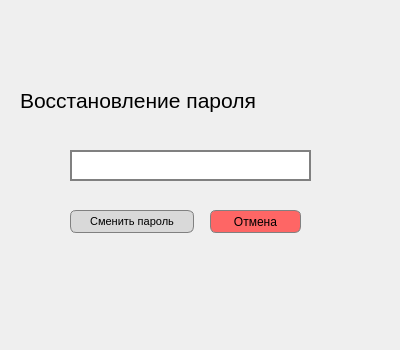
<?xml version="1.0" encoding="UTF-8"?>
<ui version="4.0">
 <class>Dialog</class>
 <widget class="QDialog" name="Dialog">
  <property name="geometry">
   <rect>
    <x>0</x>
    <y>0</y>
    <width>400</width>
    <height>350</height>
   </rect>
  </property>
  <property name="minimumSize">
   <size>
    <width>400</width>
    <height>350</height>
   </size>
  </property>
  <property name="maximumSize">
   <size>
    <width>400</width>
    <height>350</height>
   </size>
  </property>
  <property name="sizeIncrement">
   <size>
    <width>0</width>
    <height>0</height>
   </size>
  </property>
  <property name="baseSize">
   <size>
    <width>400</width>
    <height>350</height>
   </size>
  </property>
  <property name="windowTitle">
   <string>Dialog</string>
  </property>
  <widget class="QLineEdit" name="emailField">
   <property name="geometry">
    <rect>
     <x>70</x>
     <y>150</y>
     <width>241</width>
     <height>31</height>
    </rect>
   </property>
   <property name="styleSheet">
    <string notr="true">border: 2px solid  gray;
font-size:11pt;
 </string>
   </property>
  </widget>
  <widget class="QPushButton" name="sendButton">
   <property name="geometry">
    <rect>
     <x>70</x>
     <y>210</y>
     <width>124</width>
     <height>23</height>
    </rect>
   </property>
   <property name="styleSheet">
    <string notr="true">font-size: 8pt;
border-radius: 6px;
background-color:#D9D9D9;
border: 1px solid  gray;</string>
   </property>
   <property name="text">
    <string>Сменить пароль</string>
   </property>
  </widget>
  <widget class="QPushButton" name="cancelButton">
   <property name="geometry">
    <rect>
     <x>210</x>
     <y>210</y>
     <width>91</width>
     <height>23</height>
    </rect>
   </property>
   <property name="styleSheet">
    <string notr="true">border-radius: 6px;
background-color:#FE6665;
border: 1px solid  gray;</string>
   </property>
   <property name="text">
    <string>Отмена</string>
   </property>
  </widget>
  <widget class="QLabel" name="label">
   <property name="geometry">
    <rect>
     <x>20</x>
     <y>80</y>
     <width>355</width>
     <height>41</height>
    </rect>
   </property>
   <property name="styleSheet">
    <string notr="true">font-size: 16pt;</string>
   </property>
   <property name="text">
    <string>Восстановление пароля</string>
   </property>
  </widget>
 </widget>
 <resources/>
 <connections/>
</ui>
